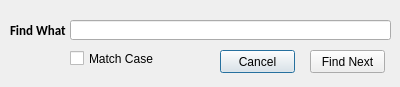
<?xml version="1.0" encoding="UTF-8"?>
<ui version="4.0">
 <class>Dialog</class>
 <widget class="QDialog" name="Dialog">
  <property name="geometry">
   <rect>
    <x>0</x>
    <y>0</y>
    <width>400</width>
    <height>87</height>
   </rect>
  </property>
  <property name="sizePolicy">
   <sizepolicy hsizetype="Fixed" vsizetype="Fixed">
    <horstretch>0</horstretch>
    <verstretch>0</verstretch>
   </sizepolicy>
  </property>
  <property name="minimumSize">
   <size>
    <width>400</width>
    <height>87</height>
   </size>
  </property>
  <property name="maximumSize">
   <size>
    <width>400</width>
    <height>87</height>
   </size>
  </property>
  <property name="windowTitle">
   <string>Find</string>
  </property>
  <property name="windowOpacity">
   <double>0.950000000000000</double>
  </property>
  <widget class="QLabel" name="label">
   <property name="geometry">
    <rect>
     <x>10</x>
     <y>20</y>
     <width>61</width>
     <height>21</height>
    </rect>
   </property>
   <property name="font">
    <font>
     <family>Calibri</family>
     <pointsize>10</pointsize>
     <weight>75</weight>
     <bold>true</bold>
    </font>
   </property>
   <property name="text">
    <string>Find What</string>
   </property>
  </widget>
  <widget class="QLineEdit" name="edit_Find">
   <property name="geometry">
    <rect>
     <x>70</x>
     <y>20</y>
     <width>321</width>
     <height>20</height>
    </rect>
   </property>
  </widget>
  <widget class="QCheckBox" name="combo_MatchCase">
   <property name="geometry">
    <rect>
     <x>70</x>
     <y>50</y>
     <width>101</width>
     <height>17</height>
    </rect>
   </property>
   <property name="text">
    <string>Match Case</string>
   </property>
  </widget>
  <widget class="QPushButton" name="button_Cancel">
   <property name="geometry">
    <rect>
     <x>220</x>
     <y>50</y>
     <width>75</width>
     <height>23</height>
    </rect>
   </property>
   <property name="text">
    <string>Cancel</string>
   </property>
  </widget>
  <widget class="QPushButton" name="button_Find">
   <property name="geometry">
    <rect>
     <x>310</x>
     <y>50</y>
     <width>75</width>
     <height>23</height>
    </rect>
   </property>
   <property name="text">
    <string>Find Next</string>
   </property>
  </widget>
 </widget>
 <resources/>
 <connections/>
</ui>
